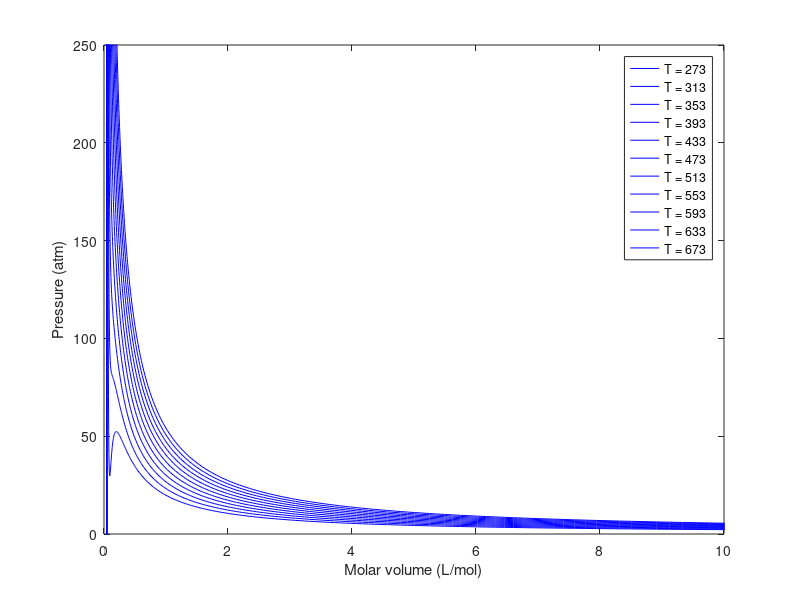
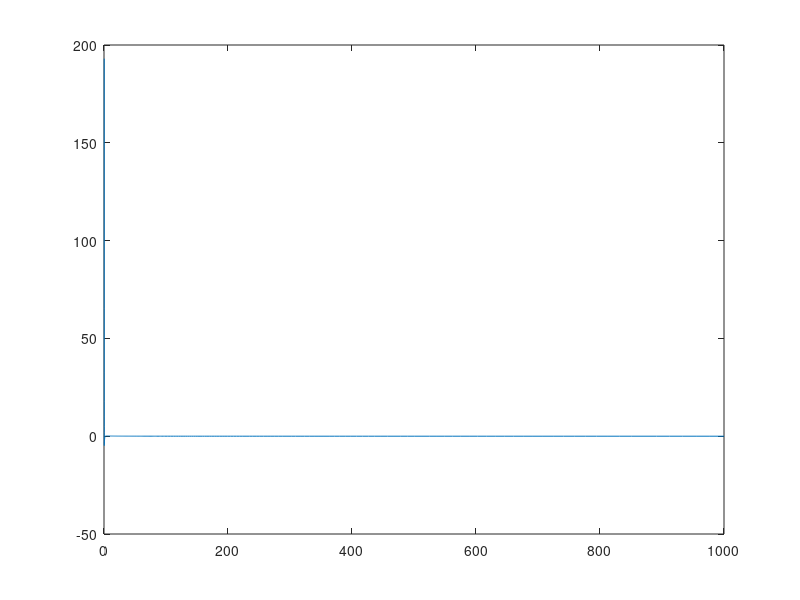

Reproduce these figures in MATLAB, in order. (Note: this script raises an error after producing the figures.)
%% Find 'tie lines' for liquid-gas phase transitions van der Waals equation of state
% an example using anonymous function handles
%
% Note there are some things in here that could be done more efficiently in
% other ways: for example, I use for loops in some places where I could use
% element-wise notation to calculate things for a series of volumes, etc.
% I am a chemist, not a programmer! It's OK to have inefficient code if it
% lets you get what you want, faster. I'm rather proud of how I detect
% the range of volumes corresponding to the phase transition though. -ABG

clear

% define some fundamental constants

J_per_eV=1.602e-19;
J_per_Latm=8.31447/8.20574e-2;

% R=8.31447; % J / mol-K
% R=8.31447e-2; % L-bar / mol-K
R=8.20574e-2; % L-atm / mol-K
% R=6.23637e1; % L-Torr / molk-K
% R=8.20574e-5; % m^3-atm / mol-K

%% van der Waals parameters
% uncomment the gas you wish to plot

% CO2
a = 3.610; % (atm-L^2)/mol^2
b = 4.29e-2; % L/mol

% C2H2
% a = 4.55; % (atm-L^2)/mol^2
% b = 5.82e-2; % L/mol

% N2
% a = 1.352; % (atm-L^2)/mol^2
% b = 3.87e-2; % L/mol

% H2O
% a=5.464; % (atm-L^2)/mol^2
% b=3.05e-2; % L/mol

% ideal
% a = 0;
% b = 0;

%% Figure 1 -- plot pressure vs molar volume for a series of temps
Temps=[0:40:400]+273;
% Temps=Temps(end-4:end); % if you want to try a limited set 
% Temps=120;
Vols=10.^[-3:0.01:2]; % actually molar volumes
isotherm=zeros(length(Vols),length(Temps));
legendstr=cell(length(Temps),1);
for(j=1:length(Temps))
    T=Temps(j);
    % build pressure as function of Vm using a, b, and T as parameters
    p_vdW=@(Vm) R*T/(Vm - b) - a/Vm^2;
    for(k=1:length(Vols))
        isotherm(k,j)=p_vdW(Vols(k));
    end
    legendstr{j}=['T = ' num2str(T)];
end
figure(1);clf
% set(gcf,'colororder',[0 0 0]);
plot(Vols,isotherm,'b');
xlim([0 10])
ylim([0 250])
ylabel('Pressure (atm)')
xlabel('Molar volume (L/mol)')
% set(gca,'yscale','log')
% set(gca,'xscale','log')
legend(legendstr);
hold on;

% ideal gas, for comparison
% a=0;
% b=0;
% p_vdW=@(Vm) R*T/(Vm - b) - a/Vm^2;
% isotherm=zeros(length(Vols),length(Temps));
% for(j=1:length(Temps))
%     T=Temps(j);
%     p_vdW=@(Vm) R*T/(Vm - b) - a/Vm^2;
%     for(k=1:length(Vols))
%         isotherm(k,j)=p_vdW(Vols(k));
%     end
% end
% plot(Vols,isotherm,'k-.'); % plot as dashed lines
% hold off

%% Figure 2: tie lines, Maxwell construction, for corresponding states 
% The vdW equation of state predicts a region of negative compressibilty
% (pressure decreases with lower volume) that is un-physical, when the
% temperature is below the critical temperature of the fluid. What really
% happens is you have a region of constant pressure as volume is decreased,
% in which the system contains both high-density liquid and low-density gas
% at equilibrium. We want to know, for a particular temperature, what the
% pressure will be when this happens. Maxwell suggested that it should be
% the pressure such that, if you integrate -p dV over the phase transition
% region (i.e. calculate the work to compress), you get the same value
% whether following the "tie line" or the predicted isotherm. In other
% words, we need the difference between the "tie line" and the predicted
% vdW isotherm to integrate to zero. We will use Matlab to find the
% pressure that makes that true, for each of the temperatures we are given.
%
% It is easier to do this calculation for "corresponding states": using the
% vdW equation of state expressed in terms of a scaled relative temperature
% T_r=T/Tc, relative pressure p_r=p/pc, and relative molar volume V_mr=V_m/V_mc

% Then, we can scale the results back for our specific gas of interest.
figure(2);clf
clear isotherm_r
% series of relative temperatures: lowest happens to produce tie line at
% p=1 atm for CO2 when scaled to real values, below
T_rs=[ 0.4529 0.6:0.1:1.1]; 
T_rs=T_rs(1:end);
Vols_r=10.^[-0.47:0.01:3.0]; % logarithmic series of relative molar volumes
isotherm_rs=zeros(length(Vols_r),length(T_rs));
isotherm_rs_corrected=isotherm_rs;
p_ties=zeros(1,length(T_rs));
Vm_ties=zeros(2,length(T_rs));

for(j=1:length(T_rs))
    T_r=T_rs(j);
    legendstr_maxwell_r{j}=['Tr = ' num2str(T_r)];
    % anonymous function for relative pressure 
    p_r=@(Vm_r) 8*T_r/(3*Vm_r - 1) - 3/Vm_r^2;
    % now use it to build up 
    for(k=1:length(Vols_r))
        isotherm_r(k)=p_r(Vols_r(k));
    end
    % isotherm_r is now a matrix of relative pressures for each relative
    % volume and temperature point
    plot(Vols_r,isotherm_r)
    % initialize a similar matrix that will contain corrected values once
    % tie line positions are determined.
    isotherm_corrected=isotherm_r;

    % locate region of positive slope
    if( find( diff(isotherm_r) > 0 ) )
        % if it exists, find the pressure at the low extreme
        p_lo=p_r(Vols_r(find(diff(isotherm_r) > 0,1)));
        % find the pressure at the high extreme
        p_hi=p_r(Vols_r(find(diff(isotherm_r) > 0,1,'last')));
        if(p_lo<0)
            p_lo=0;
        end
        
        % make pressure at high-volume end go to zero
        isotherm_r(end)=0;
        % generate an anonymous function handle that will calculate the
        % difference in work betweent the tie line, and vdW, for any
        % pressure selected as the phase transition pressure. Then we just
        % have to figure out the best pressure so this function handle
        % returns zero.
        work_error_f=@(p) local_trap_integral(Vols_r(find(diff(isotherm_r-p>0)<0,1):find(diff(isotherm_r-p>0)<0,1,'last')), ...
            -(isotherm_r(find(diff(isotherm_r-p>0)<0,1):find(diff(isotherm_r-p>0)<0,1,'last'))-p) );
        % fzero is a Matlab built-in function that will find the value of x
        % where any function crosses zero. You give it a function handle
        % (or define one via anonymous function handle as shown) and a
        % starting value to search near (as shown) or range to search between.
        p_tie=fzero(@(p) work_error_f(p),p_lo+(p_hi-p_lo)*0.5);
        % sanity check: make sure tie pressure is > 0
        if(p_tie<0)
            p_tie=0;
        end
        % using some logic to detect the volumes at the end of the tie
        % line: as the volume increases from zero, the low-volume end of
        % the tie line is the first place where the vdW pressure goes from
        % being above p_tie pressure to below it (difference goes from
        % positive to negative). The high-volume end is the second place
        % that happens.
        Vm_tie=find(diff(isotherm_r-p_tie>0)<0);
        % set all pressures in the phase transition region to the constant
        % tie line pressure (vapor pressure at this temperature)
        isotherm_corrected(Vm_tie(1):Vm_tie(2))=p_tie;
%         disp(p_tie)
        p_ties(j)=p_tie;
        Vm_ties(:,j)=Vm_tie;
    end
    isotherm_rs(:,j)=isotherm_r;
    isotherm_rs_corrected(:,j)=isotherm_corrected;
    
end

plot(Vols_r,isotherm_rs_corrected,'r',Vols_r,isotherm_rs,'r:')
ylim([0 1.5])
xlim([0 10])
legend(legendstr_maxwell_r)
xlabel('Relative molar volume V_{mr} = V_m/V_{m,c}')
ylabel('Relative pressure p_r = p/p_c')

%% Figure 3: plot with tie-lines on real scale for the selected gas
% calculate critical values based on vdW parameters
Tc=8*a/(27*b*R);
pc=a/(27*b^2);
Vc=3*b;
figure(3); clf
plot(Vols_r*Vc,isotherm_rs_corrected*pc,'k',Vols_r*Vc,isotherm_rs*pc,'k:')
ylim([0 1.5]*pc)
xlim([0 10]*Vc)
Temps=T_rs*Tc;
for(j=1:length(T_rs))
    legendstr_maxwell{j}=['T = ' num2str(Temps(j),'%.0f') ' K'];
end
legend(legendstr_maxwell)
ylabel('p/atm')
xlabel('V_m / (L/mol)')

%% local function definition(s)
function a=local_trap_integral(x,y)
% Trapezoidal rule integration of y with respect to x
%
% The trapzeoidal rule gives the area under a linearly interpolated curve
% and is a good approach for integration of discrete data. If we defined
% this in a separate function .m file we could have a help block like this:
% A=trap_integral(X,Y)
% Returns trapezoidal rule integral of Y(X)dX
% Note that Andrew learned this as "Simpson's rule" in school and some of
% his code calls it that, even though Simpson's rule is a more
% sophisticated method.

x=reshape(x,length(x),1);
y=reshape(y,length(y),1);

x=diff(x);
y=(y(1:end-1)+y(2:end))/2;
a=sum(x.*y);
end